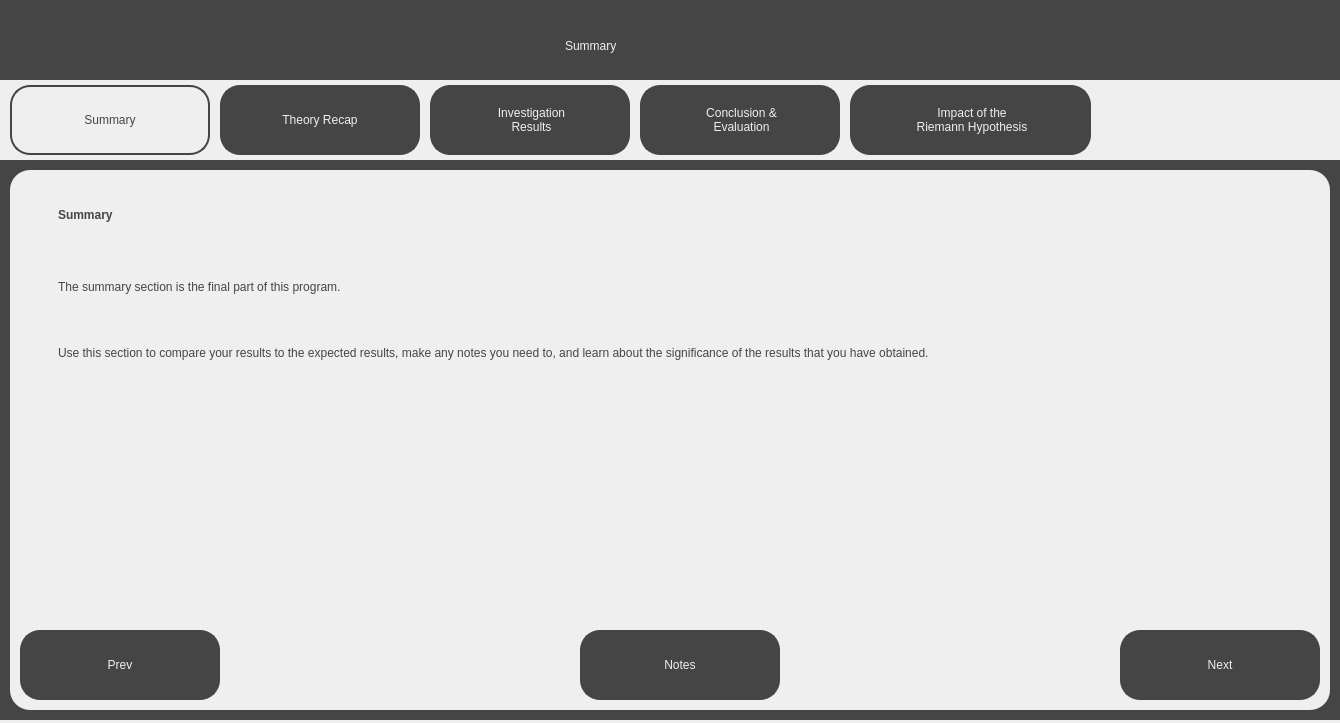
<?xml version="1.0" encoding="UTF-8"?>
<ui version="4.0">
 <class>SummaryScreen</class>
 <widget class="QDialog" name="SummaryScreen">
  <property name="geometry">
   <rect>
    <x>0</x>
    <y>0</y>
    <width>1340</width>
    <height>723</height>
   </rect>
  </property>
  <property name="windowTitle">
   <string>Visualising the Riemann Hypothesis - Summary</string>
  </property>
  <property name="sizeGripEnabled">
   <bool>false</bool>
  </property>
  <widget class="QWidget" name="widget" native="true">
   <property name="geometry">
    <rect>
     <x>0</x>
     <y>0</y>
     <width>1340</width>
     <height>720</height>
    </rect>
   </property>
   <property name="styleSheet">
    <string notr="true">background-color: rgb(69, 69, 69);</string>
   </property>
   <widget class="QLabel" name="Title">
    <property name="geometry">
     <rect>
      <x>565</x>
      <y>20</y>
      <width>211</width>
      <height>51</height>
     </rect>
    </property>
    <property name="styleSheet">
     <string notr="true">font: 36pt &quot;Sans Serif&quot;; color:rgb(239, 239, 239)</string>
    </property>
    <property name="text">
     <string>Summary</string>
    </property>
   </widget>
   <widget class="QWidget" name="TabBar" native="true">
    <property name="geometry">
     <rect>
      <x>0</x>
      <y>80</y>
      <width>1340</width>
      <height>80</height>
     </rect>
    </property>
    <property name="styleSheet">
     <string notr="true">background-color: rgb(239, 239, 239);</string>
    </property>
    <widget class="QPushButton" name="SummaryTab">
     <property name="geometry">
      <rect>
       <x>10</x>
       <y>5</y>
       <width>200</width>
       <height>70</height>
      </rect>
     </property>
     <property name="cursor">
      <cursorShape>PointingHandCursor</cursorShape>
     </property>
     <property name="styleSheet">
      <string notr="true">border: 2px solid;
border-radius: 20px;
border-color:rgb(69, 69, 69);
background-color: rgb(239, 239, 239);
font: 18pt &quot;Sans Serif&quot;; color:rgb(69, 69, 69);
</string>
     </property>
     <property name="text">
      <string>Summary</string>
     </property>
    </widget>
    <widget class="QPushButton" name="TheoryRecapTab">
     <property name="geometry">
      <rect>
       <x>220</x>
       <y>5</y>
       <width>200</width>
       <height>70</height>
      </rect>
     </property>
     <property name="cursor">
      <cursorShape>PointingHandCursor</cursorShape>
     </property>
     <property name="styleSheet">
      <string notr="true">border: 2px solid;
border-radius: 20px;
border-color:rgb(69, 69, 69);
background-color: rgb(69, 69, 69);
font: 18pt &quot;Sans Serif&quot;; color:rgb(239, 239, 239);
</string>
     </property>
     <property name="text">
      <string>Theory Recap</string>
     </property>
    </widget>
    <widget class="QLabel" name="InvestigationResultsLabel">
     <property name="geometry">
      <rect>
       <x>430</x>
       <y>5</y>
       <width>200</width>
       <height>70</height>
      </rect>
     </property>
     <property name="styleSheet">
      <string notr="true">border: 2px solid;
border-radius: 20px;
border-color:rgb(69, 69, 69);
background-color: rgb(69, 69, 69);
font: 18pt &quot;Sans Serif&quot;; color:rgb(239, 239, 239);
</string>
     </property>
     <property name="text">
      <string>&lt;html&gt;&lt;head/&gt;&lt;body&gt;&lt;p align=&quot;center&quot;&gt;Investigation&lt;br/&gt;Results&lt;/p&gt;&lt;/body&gt;&lt;/html&gt;</string>
     </property>
    </widget>
    <widget class="QPushButton" name="InvestigationResultsTab">
     <property name="geometry">
      <rect>
       <x>430</x>
       <y>5</y>
       <width>200</width>
       <height>70</height>
      </rect>
     </property>
     <property name="cursor">
      <cursorShape>PointingHandCursor</cursorShape>
     </property>
     <property name="styleSheet">
      <string notr="true">border-radius: 20px;
background-color: rgba(0, 0, 0, 0);
font: 18pt &quot;Sans Serif&quot;;
</string>
     </property>
     <property name="text">
      <string/>
     </property>
    </widget>
    <widget class="QLabel" name="ConclusionLabel">
     <property name="geometry">
      <rect>
       <x>640</x>
       <y>5</y>
       <width>200</width>
       <height>70</height>
      </rect>
     </property>
     <property name="styleSheet">
      <string notr="true">border: 2px solid;
border-radius: 20px;
border-color:rgb(69, 69, 69);
background-color: rgb(69, 69, 69);
font: 18pt &quot;Sans Serif&quot;; color:rgb(239, 239, 239);
</string>
     </property>
     <property name="text">
      <string>&lt;html&gt;&lt;head/&gt;&lt;body&gt;&lt;p align=&quot;center&quot;&gt;Conclusion &amp; &lt;br/&gt;Evaluation&lt;/p&gt;&lt;/body&gt;&lt;/html&gt;</string>
     </property>
    </widget>
    <widget class="QLabel" name="ImpactLabel">
     <property name="geometry">
      <rect>
       <x>850</x>
       <y>5</y>
       <width>241</width>
       <height>70</height>
      </rect>
     </property>
     <property name="styleSheet">
      <string notr="true">border: 2px solid;
border-radius: 20px;
border-color:rgb(69, 69, 69);
background-color: rgb(69, 69, 69);
font: 18pt &quot;Sans Serif&quot;; color:rgb(239, 239, 239);
</string>
     </property>
     <property name="text">
      <string>&lt;html&gt;&lt;head/&gt;&lt;body&gt;&lt;p align=&quot;center&quot;&gt;Impact of the &lt;br/&gt;Riemann Hypothesis&lt;/p&gt;&lt;/body&gt;&lt;/html&gt;</string>
     </property>
    </widget>
    <widget class="QPushButton" name="ConclusionTab">
     <property name="geometry">
      <rect>
       <x>640</x>
       <y>5</y>
       <width>200</width>
       <height>70</height>
      </rect>
     </property>
     <property name="cursor">
      <cursorShape>PointingHandCursor</cursorShape>
     </property>
     <property name="styleSheet">
      <string notr="true">border-radius: 20px;
background-color: rgba(0, 0, 0, 0);
font: 18pt &quot;Sans Serif&quot;;
</string>
     </property>
     <property name="text">
      <string/>
     </property>
    </widget>
    <widget class="QPushButton" name="ImpactTab">
     <property name="geometry">
      <rect>
       <x>850</x>
       <y>5</y>
       <width>241</width>
       <height>70</height>
      </rect>
     </property>
     <property name="cursor">
      <cursorShape>PointingHandCursor</cursorShape>
     </property>
     <property name="styleSheet">
      <string notr="true">border-radius: 20px;
background-color: rgba(0, 0, 0, 0);
font: 18pt &quot;Sans Serif&quot;;
</string>
     </property>
     <property name="text">
      <string/>
     </property>
    </widget>
   </widget>
   <widget class="QWidget" name="MainWidget" native="true">
    <property name="geometry">
     <rect>
      <x>10</x>
      <y>170</y>
      <width>1320</width>
      <height>540</height>
     </rect>
    </property>
    <property name="styleSheet">
     <string notr="true">background-color: rgb(239, 239, 239);
border-radius: 20px;</string>
    </property>
    <widget class="QPushButton" name="PrevButton">
     <property name="geometry">
      <rect>
       <x>10</x>
       <y>460</y>
       <width>200</width>
       <height>70</height>
      </rect>
     </property>
     <property name="cursor">
      <cursorShape>PointingHandCursor</cursorShape>
     </property>
     <property name="styleSheet">
      <string notr="true">border: 2px solid;
border-radius: 20px;
border-color:rgb(69, 69, 69);
background-color: rgb(69, 69, 69);
font: 18pt &quot;Sans Serif&quot;; color:rgb(239, 239, 239);
</string>
     </property>
     <property name="text">
      <string>Prev</string>
     </property>
    </widget>
    <widget class="QPushButton" name="NextButton">
     <property name="geometry">
      <rect>
       <x>1110</x>
       <y>460</y>
       <width>200</width>
       <height>70</height>
      </rect>
     </property>
     <property name="cursor">
      <cursorShape>PointingHandCursor</cursorShape>
     </property>
     <property name="styleSheet">
      <string notr="true">border: 2px solid;
border-radius: 20px;
border-color:rgb(69, 69, 69);
background-color: rgb(69, 69, 69);
font: 18pt &quot;Sans Serif&quot;; color:rgb(239, 239, 239);
</string>
     </property>
     <property name="text">
      <string>Next</string>
     </property>
    </widget>
    <widget class="QLabel" name="SubTitleText">
     <property name="geometry">
      <rect>
       <x>40</x>
       <y>20</y>
       <width>171</width>
       <height>51</height>
      </rect>
     </property>
     <property name="styleSheet">
      <string notr="true">font: 25pt &quot;Sans Serif&quot;; color:rgb(69, 69, 69);
background-color: rgb(239, 239, 239); padding: 5px;</string>
     </property>
     <property name="text">
      <string>&lt;html&gt;&lt;head/&gt;&lt;body&gt;&lt;p&gt;&lt;span style=&quot; font-weight:600;&quot;&gt;Summary&lt;/span&gt;&lt;/p&gt;&lt;/body&gt;&lt;/html&gt;</string>
     </property>
    </widget>
    <widget class="QLabel" name="MainText">
     <property name="geometry">
      <rect>
       <x>40</x>
       <y>80</y>
       <width>1251</width>
       <height>141</height>
      </rect>
     </property>
     <property name="styleSheet">
      <string notr="true">font: 13pt &quot;Sans Serif&quot;; color:rgb(69, 69, 69);
background-color: rgb(239, 239, 239); padding: 5px;</string>
     </property>
     <property name="text">
      <string>&lt;html&gt;&lt;head/&gt;&lt;body&gt;&lt;p&gt;The summary section is the final part of this program.&lt;/p&gt;&lt;p&gt;&lt;br/&gt;&lt;/p&gt;&lt;p&gt;Use this section to compare your results to the expected results, make any notes you need to, and learn about the significance of the results that you have obtained.&lt;/p&gt;&lt;/body&gt;&lt;/html&gt;</string>
     </property>
     <property name="wordWrap">
      <bool>true</bool>
     </property>
    </widget>
    <widget class="QPushButton" name="NotesButton">
     <property name="geometry">
      <rect>
       <x>570</x>
       <y>460</y>
       <width>200</width>
       <height>70</height>
      </rect>
     </property>
     <property name="cursor">
      <cursorShape>PointingHandCursor</cursorShape>
     </property>
     <property name="styleSheet">
      <string notr="true">border: 2px solid;
border-radius: 20px;
border-color:rgb(69, 69, 69);
background-color: rgb(69, 69, 69);
font: 18pt &quot;Sans Serif&quot;; color:rgb(239, 239, 239);
</string>
     </property>
     <property name="text">
      <string>Notes</string>
     </property>
    </widget>
   </widget>
  </widget>
 </widget>
 <resources/>
 <connections/>
</ui>
